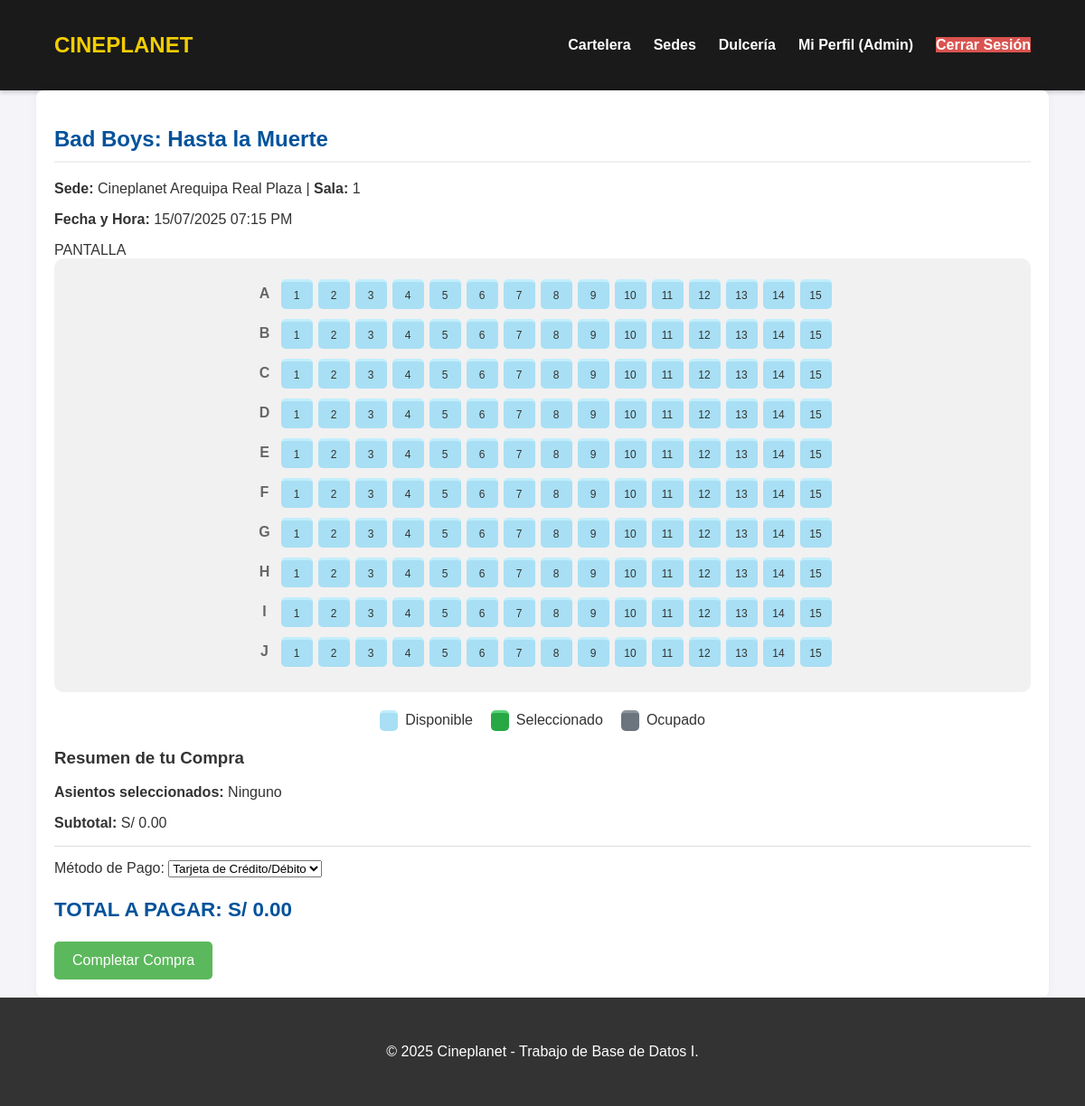
The app's page /comprar_boleto.php?id_funcion=3 (signed in), older data.
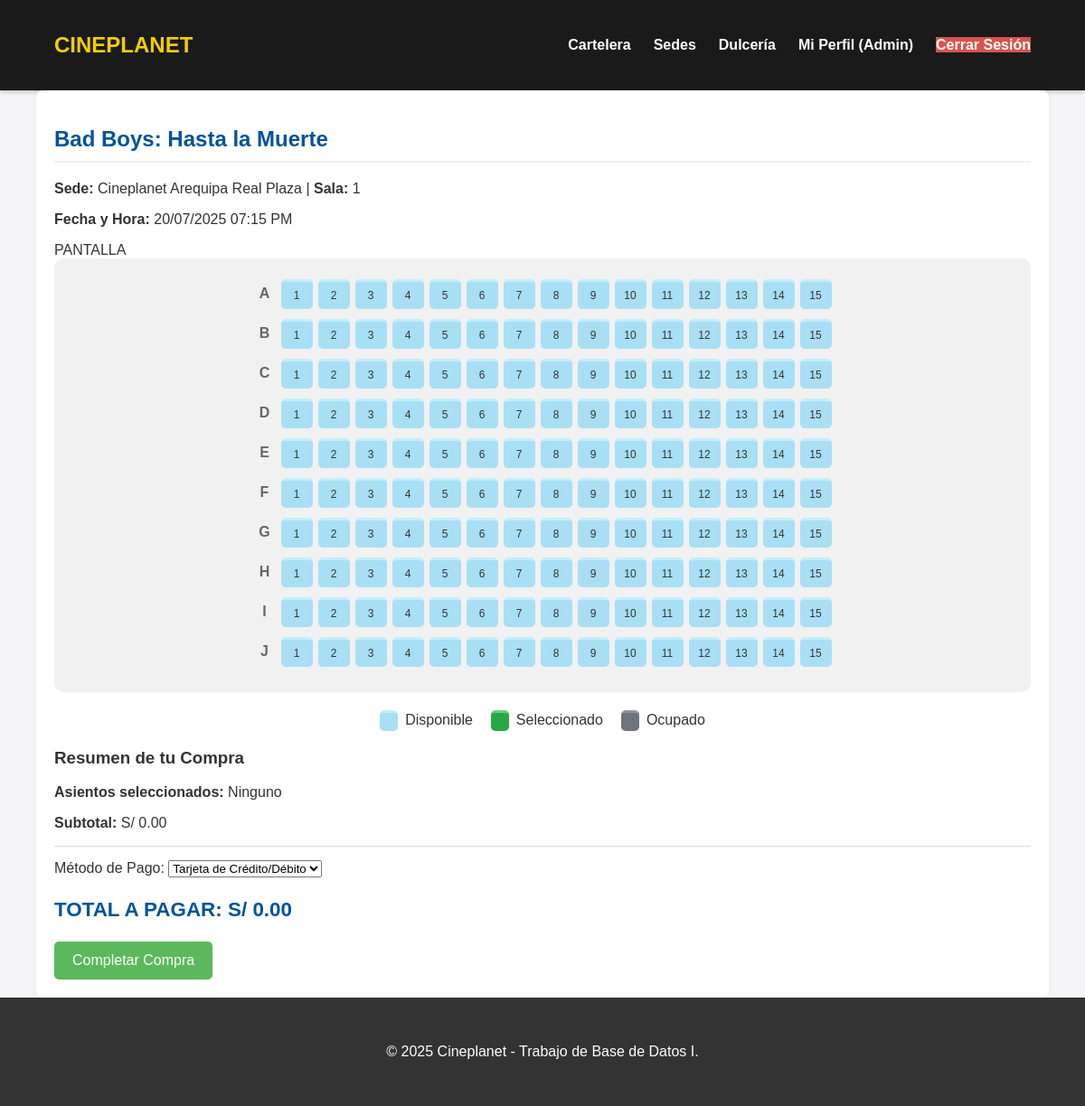
The same page, newer data.
### tables this page shows
CREATE TABLE Funcion (
    ID_funcion INT AUTO_INCREMENT PRIMARY KEY,
    ID_pelicula INT NOT NULL,
    ID_sala INT NOT NULL,
    fecha_hora DATETIME NOT NULL,  
    precio_base DECIMAL(6,2) NOT NULL,
    FOREIGN KEY (ID_pelicula) REFERENCES Pelicula(ID_pelicula) ON DELETE RESTRICT,
    FOREIGN KEY (ID_sala) REFERENCES Sala(ID_sala) ON DELETE RESTRICT
);

CREATE TABLE Pelicula (
    ID_pelicula INT AUTO_INCREMENT PRIMARY KEY,
    titulo VARCHAR(200) NOT NULL,
    genero VARCHAR(50) NOT NULL,
    duracion_minutos INT NOT NULL,
    clasificacion ENUM('ATP', '+13', '+16', '+18') DEFAULT 'ATP',
    sinopsis TEXT
);

CREATE TABLE Sede (
    ID_sede INT AUTO_INCREMENT PRIMARY KEY,
    nombre VARCHAR(100) NOT NULL,
    ciudad VARCHAR(50) NOT NULL
);

CREATE TABLE Sala (
    ID_sala INT AUTO_INCREMENT PRIMARY KEY,
    ID_sede INT NOT NULL,
    numero_sala INT NOT NULL,
    tipo_sala ENUM('2D', '3D', 'VIP') DEFAULT '2D',
    capacidad INT NOT NULL,
    FOREIGN KEY (ID_sede) REFERENCES Sede(ID_sede) ON DELETE RESTRICT  
);

### comprar_boleto.php (the view, shortened to what this page needs)
<?php
require_once 'includes/public_header.php';
$id_funcion = (int)$_GET['id_funcion'];
$sql_info = "SELECT p.titulo, f.fecha_hora, f.precio_base, s.nombre AS nombre_sede, sa.numero_sala FROM Funcion f JOIN Pelicula p ON f.ID_pelicula = p.ID_pelicula JOIN Sala sa ON f.ID_sala = sa.ID_sala JOIN Sede s ON sa.ID_sede = s.ID_sede WHERE f.ID_funcion = ?";
$stmt_info = $conn->prepare($sql_info);
$stmt_info->bind_param("i", $id_funcion);
$stmt_info->execute();
$result_info = $stmt_info->get_result();
$funcion_info = $result_info->fetch_assoc();
?>
<div class="seat-selection-container">
    <div class="movie-summary">
        <h2><?php echo htmlspecialchars($funcion_info['titulo']); ?></h2>
        <p><strong>Sede:</strong> <?php echo htmlspecialchars($funcion_info['nombre_sede']); ?> | <strong>Sala:</strong> <?php echo $funcion_info['numero_sala']; ?></p>
        <p><strong>Fecha y Hora:</strong> <?php echo date("d/m/Y h:i A", strtotime($funcion_info['fecha_hora'])); ?></p>
    </div>
    <div class="seat-map-container">
        <div class="screen">PANTALLA</div>
        <div class="seat-map">
            <?php
            $filas = range('A', 'J');
            $columnas = range(1, 15);
            foreach ($filas as $fila) {
                echo "<div class='seat-row'>";
                echo "<div class='row-label'>$fila</div>";
                foreach ($columnas as $columna) {
                    $id_asiento = "$fila-$columna";
                    echo "<div class='seat-checkbox-wrapper'>";
                    echo "<label for='seat-$id_asiento' class='seat-label'>$columna</label>";
                    echo "</div>";
                }
                echo "</div>";
            }
            ?>
        </div>
        <div class="seat-legend">
            <div class="legend-item"><div class="seat-label"></div> Disponible</div>
            <div class="legend-item"><div class="seat-label selected"></div> Seleccionado</div>
            <div class="legend-item"><div class="seat-label occupied"></div> Ocupado</div>
        </div>
    </div>
    <div class="purchase-summary">
        <h3>Resumen de tu Compra</h3>
        <form action="comprar_boleto.php?id_funcion=<?php echo $id_funcion; ?>" method="POST" id="purchase-form">
            <p><strong>Asientos seleccionados:</strong> <span id="seats-list">Ninguno</span></p>
            <p><strong>Subtotal:</strong> S/ <span id="subtotal-price">0.00</span></p>
            <hr>
            <div class="form-group">
                <label for="metodo_pago">Método de Pago:</label>
                <select name="metodo_pago" id="metodo_pago">
                    <option value="Tarjeta">Tarjeta de Crédito/Débito</option>
                </select>
            </div>
            <p class="final-total"><strong>TOTAL A PAGAR:</strong> S/ <span id="total-price">0.00</span></p>
            <button type="submit" class="btn" id="btn-comprar" disabled>Completar Compra</button>
        </form>
    </div>
</div>
<?php require_once 'includes/footer.php'; ?>

Row changes from the older to the newer data that the page shows:
changed funcion "Bad Boys: Hasta la Muerte": fecha_hora "15/07/2025 07:15 PM" → "20/07/2025 07:15 PM"
